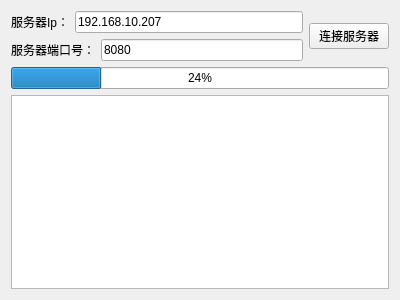
<?xml version="1.0" encoding="UTF-8"?>
<ui version="4.0">
 <class>ClientWidget</class>
 <widget class="QWidget" name="ClientWidget">
  <property name="geometry">
   <rect>
    <x>0</x>
    <y>0</y>
    <width>400</width>
    <height>300</height>
   </rect>
  </property>
  <property name="windowTitle">
   <string>客户端</string>
  </property>
  <layout class="QVBoxLayout" name="verticalLayout_2">
   <item>
    <layout class="QHBoxLayout" name="horizontalLayout_3">
     <item>
      <layout class="QVBoxLayout" name="verticalLayout">
       <item>
        <layout class="QHBoxLayout" name="horizontalLayout">
         <item>
          <widget class="QLabel" name="label">
           <property name="text">
            <string>服务器Ip：</string>
           </property>
          </widget>
         </item>
         <item>
          <widget class="QLineEdit" name="edit_ip">
           <property name="text">
            <string>192.168.10.207</string>
           </property>
          </widget>
         </item>
        </layout>
       </item>
       <item>
        <layout class="QHBoxLayout" name="horizontalLayout_2">
         <item>
          <widget class="QLabel" name="label_2">
           <property name="text">
            <string>服务器端口号：</string>
           </property>
          </widget>
         </item>
         <item>
          <widget class="QLineEdit" name="edit_port">
           <property name="text">
            <string>8080</string>
           </property>
          </widget>
         </item>
        </layout>
       </item>
      </layout>
     </item>
     <item>
      <widget class="QPushButton" name="btn_conntct">
       <property name="text">
        <string>连接服务器</string>
       </property>
      </widget>
     </item>
    </layout>
   </item>
   <item>
    <widget class="QProgressBar" name="progressBar">
     <property name="value">
      <number>24</number>
     </property>
    </widget>
   </item>
   <item>
    <widget class="QTextEdit" name="textEdit"/>
   </item>
  </layout>
 </widget>
 <resources/>
 <connections/>
</ui>
